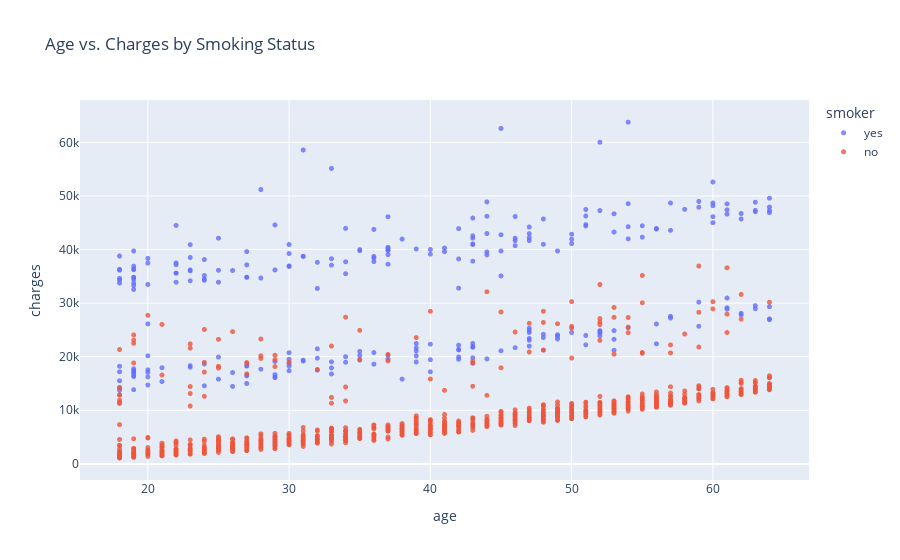

Source (notebook cell):
### Markdown cell above
### Observations on BMI and Insurance Charges

**BMI is not a strong direct indicator** of insurance charges overall, which is somewhat unexpected. However, there is a noteworthy exception: individuals with a **BMI above 30 who also smoke** tend to have significantly higher insurance charges. This suggests a potential **interaction effect** between high BMI and smoking status on insurance costs.

### Code cell
# Scatter plot showing the relationship between age and insurance charges,
# differentiated by smoking status and displaying gender on hover
fig = px.scatter(
    df, 
    x='age', 
    y='charges', 
    color='smoker', 
    opacity=0.8, 
    hover_data=['sex'], 
    title='Age vs. Charges by Smoking Status'
)
fig.update_traces(marker_size=5)
fig.show()

### Figure 1 — Plotly figure (JSON) as saved in the notebook; plotly's stock layout.template omitted (floating-point values rounded to 4 significant figures; data arrays with more than 128 entries replaced by an {"elided": "..."} marker saying what was removed)
{"data": [{"customdata": {"elided": "274x1 str values"}, "hovertemplate": "smoker=yes<br>age=%{x}<br>charges=%{y}<br>sex=%{customdata[0]}<extra></extra>", "legendgroup": "yes", "marker": {"color": "#636efa", "opacity": 0.8, "size": 5, "symbol": "circle"}, "mode": "markers", "name": "yes", "showlegend": true, "type": "scattergl", "x": {"elided": "274 int values"}, "xaxis": "x", "y": {"elided": "274 float values"}, "yaxis": "y"}, {"customdata": {"elided": "1064x1 str values"}, "hovertemplate": "smoker=no<br>age=%{x}<br>charges=%{y}<br>sex=%{customdata[0]}<extra></extra>", "legendgroup": "no", "marker": {"color": "#EF553B", "opacity": 0.8, "size": 5, "symbol": "circle"}, "mode": "markers", "name": "no", "showlegend": true, "type": "scattergl", "x": {"elided": "1064 int values"}, "xaxis": "x", "y": {"elided": "1064 float values"}, "yaxis": "y"}], "layout": {"autosize": true, "legend": {"title": {"text": "smoker"}, "tracegroupgap": 0}, "title": {"text": "Age vs. Charges by Smoking Status"}, "xaxis": {"anchor": "y", "autorange": true, "domain": [0, 1], "range": [15.25, 66.75], "title": {"text": "age"}, "type": "linear"}, "yaxis": {"anchor": "x", "autorange": true, "domain": [0, 1], "range": [-3755.0, 68650.0], "title": {"text": "charges"}, "type": "linear"}}}
